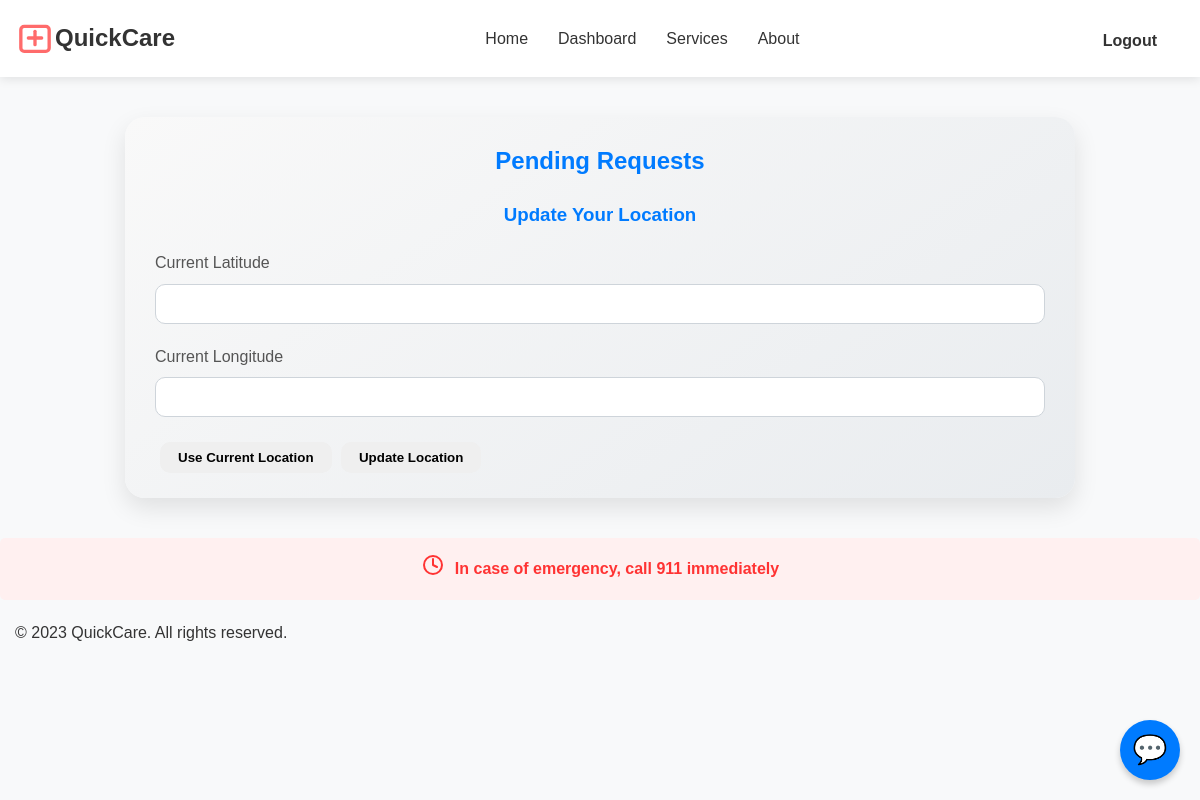
The page /requests_page (signed in) on the database as committed earlier.
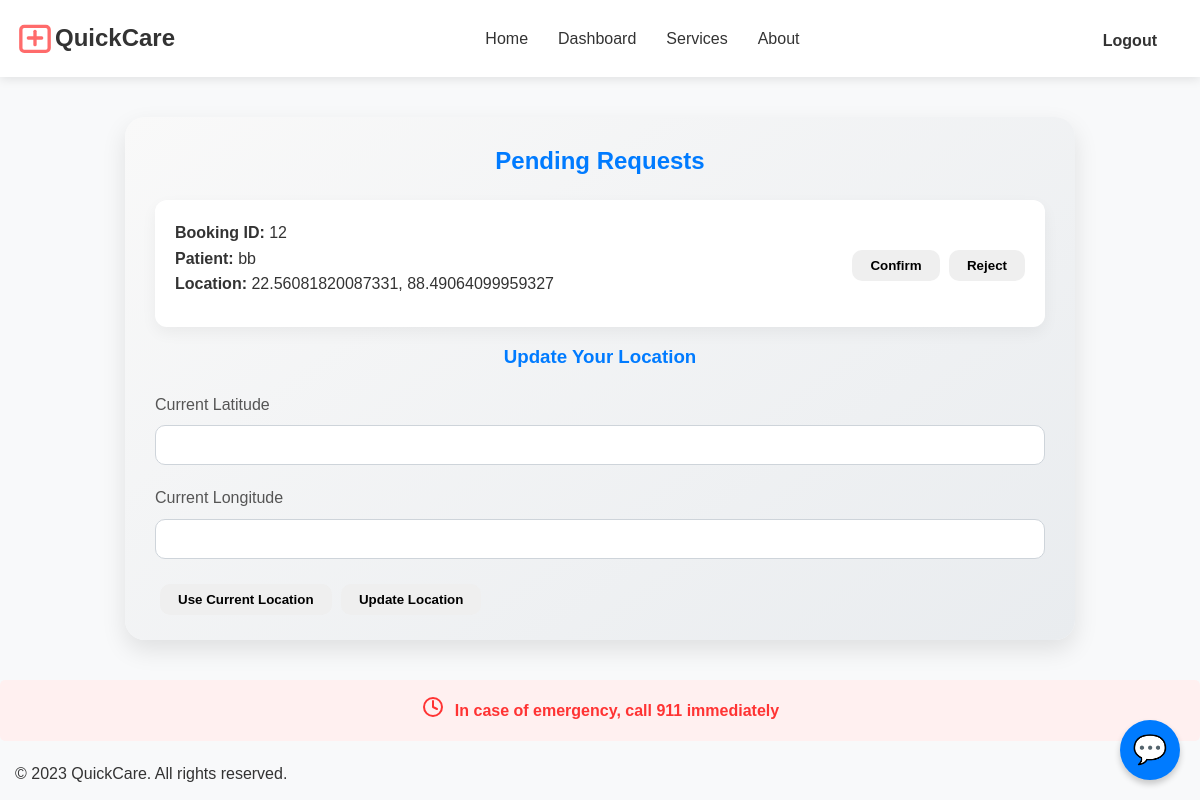
The same page on the database as committed later.
### models.py (models this page shows)
class Booking(db.Model):
    id = db.Column(db.Integer, primary_key=True)
    patient_id = db.Column(db.Integer, db.ForeignKey('user.id'), nullable=False)
    ambulance_id = db.Column(db.Integer, db.ForeignKey('ambulance.id'), nullable=False)
    status = db.Column(db.String(10), default='pending')  # 'pending', 'confirmed', 'rejected', 'completed'
    patient_lat = db.Column(db.Float, nullable=False)
    patient_lng = db.Column(db.Float, nullable=False)
    timestamp = db.Column(db.DateTime, nullable=False)
    patient = db.relationship('User', backref='bookings')
    ambulance = db.relationship('Ambulance', backref='bookings')

class User(db.Model, UserMixin):
    id = db.Column(db.Integer, primary_key=True)
    username = db.Column(db.String(150), unique=True, nullable=False)
    email = db.Column(db.String(150), unique=True, nullable=False)
    password_hash = db.Column(db.String(128), nullable=False)
    user_type = db.Column(db.String(10), nullable=False)  # 'patient' or 'driver'
    lat = db.Column(db.Float)  # Current latitude, for drivers mainly
    lng = db.Column(db.Float)  # Current longitude

### app.py (the view, shortened to what this page needs)
@app.route('/requests_page', methods=['GET', 'POST'])
@login_required
def requests_page():
    if current_user.user_type != 'driver':
        return redirect(url_for('ambulance_page'))
    ambulance = Ambulance.query.filter_by(driver_id=current_user.id).first()
    if not ambulance:
        flash('No ambulance assigned.', 'danger')
        return redirect(url_for('index'))
    requests_list = Booking.query.filter_by(ambulance_id=ambulance.id, status='pending').all()
    update_form = UpdateLocationForm()
    return render_template('requests_page.html', requests=requests_list, update_form=update_form)

### forms.py (shortened to what this page needs)
class UpdateLocationForm(FlaskForm):
    lat = FloatField('Current Latitude', validators=[Optional()])
    lng = FloatField('Current Longitude', validators=[Optional()])
    submit = SubmitField('Update Location')

### app.py (called while the page is built)
@login_manager.user_loader
def load_user(user_id):
    return User.query.get(int(user_id))

### templates/requests_page.html (shortened to what this page needs)
{% extends "layout_quickcare.html" %}
{% block content %}
<div class="requests-container">
    <h2>Pending Requests</h2>
    <ul class="request-list">
        {% for request in requests %}
            <li class="request-item">
                <div class="request-info">
                    <strong>Booking ID:</strong> {{ request.id }} <br>
                    <strong>Patient:</strong> {{ request.patient.username }} <br>
                    <strong>Location:</strong> {{ request.patient_lat }}, {{ request.patient_lng }}
                </div>
                <div class="request-buttons">
                    <form action="{{ url_for('confirm_booking', booking_id=request.id) }}" method="POST" style="display:inline;">
                        <button type="submit" class="btn btn-success">Confirm</button>
                    </form>
                    <form action="{{ url_for('reject_booking', booking_id=request.id) }}" method="POST" style="display:inline;">
                        <button type="submit" class="btn btn-danger">Reject</button>
                    </form>
                </div>
            </li>
        {% endfor %}
    </ul>
    <h3>Update Your Location</h3>
    <form method="POST" id="locationForm">
        <div class="form-group">
            {{ update_form.lat.label }} {{ update_form.lat(class="form-control", id="driver_lat") }}
        </div>
        <div class="form-group">
            {{ update_form.lng.label }} {{ update_form.lng(class="form-control", id="driver_lng") }}
        </div>
        <button type="button" class="btn btn-secondary" id="useLocationBtn">Use Current Location</button>
        {{ update_form.submit(class="btn btn-primary") }}
    </form>
</div>
{% include "chat_widget.html" %}
{% endblock %}

### templates/layout_quickcare.html (shortened to what this page needs)
<!DOCTYPE html>
<html lang="en">
<head>
    <link rel="stylesheet" href="{{ url_for('static', filename='css/quickcare.css') }}">
</head>
<body>
    <header class="header">
        <div class="container">
            <nav class="navbar">
                <a href="{{ url_for('index') }}" class="logo">
                    <span class="logo-text">QuickCare</span>
                </a>
                <ul class="nav-links">
                    <li><a href="{{ url_for('index') }}">Home</a></li>
                    {% if current_user.is_authenticated %}
                        <li><a href="{{ url_for('dashboard') }}">Dashboard</a></li>
                    {% endif %}
                    <li><a href="{{ url_for('services') }}">Services</a></li>
                    <li><a href="{{ url_for('about') }}">About</a></li>
                </ul>
                <div class="auth-buttons">
                    {% if current_user.is_authenticated %}
                        <a href="{{ url_for('logout') }}" class="btn btn-login">Logout</a>
                    {% else %}
                        <a href="{{ url_for('login') }}" class="btn btn-login">Login</a>
                        <a href="{{ url_for('register') }}" class="btn btn-register">Register</a>
                    {% endif %}
                </div>
            </nav>
        </div>
    </header>
    <main>
        <div class="container">
            {% block content %}{% endblock %}
        </div>
    </main>
    <div class="emergency-banner">
        <div class="emergency-icon">
            <svg width="24" height="24" viewBox="0 0 24 24" fill="none" xmlns="http://www.w3.org/2000/svg">
                <path d="M12 6V12L16 14" stroke="#ff3333" stroke-width="2" stroke-linecap="round" stroke-linejoin="round"/>
                <circle cx="12" cy="12" r="9" stroke="#ff3333" stroke-width="2"/>
            </svg>
        </div>
        In case of emergency, call 911 immediately
    </div>
    <footer>
        <div class="container">
            <p>&copy; {{ current_year|default("2023") }} QuickCare. All rights reserved.</p>
        </div>
    </footer>
</body>
</html>

### templates/chat_widget.html (shortened to what this page needs)
<div id="chat-icon">💬</div>

### static/css/quickcare.css (style rules this page uses)
* { margin: 0; padding: 0; box-sizing: border-box; }
body { font-family: 'Arial', sans-serif; background-color: #f8f9fa; color: #333; line-height: 1.6; }
.container { width: 100%; max-width: 1200px; margin: 0 auto; padding: 0 15px; }
.header { background-color: #fff; box-shadow: 0 2px 10px rgba(0, 0, 0, 0.1); position: sticky; top: 0; z-index: 100; }
.navbar { display: flex; justify-content: space-between; align-items: center; padding: 15px 0; }
.logo { display: flex; align-items: center; text-decoration: none; }
.logo-text { font-size: 24px; font-weight: bold; color: #333; }
.nav-links { display: flex; list-style: none; }
.nav-links li { margin-left: 30px; }
.nav-links a { text-decoration: none; color: #333; font-weight: 500; transition: color 0.3s; }
.auth-buttons { display: flex; }
.btn { display: inline-block; padding: 10px 20px; border-radius: 5px; text-decoration: none; font-weight: 500; transition: all 0.3s; cursor: pointer; border: none; }
.btn-login { background-color: transparent; color: #333; margin-right: 10px; }
.form-group { margin-bottom: 20px; }
.form-group label { display: block; margin-bottom: 8px; font-weight: 500; color: #555; }
.form-control { width: 100%; padding: 12px 15px; border: 1px solid #ddd; border-radius: 5px; font-size: 16px; transition: border-color 0.3s; }
.emergency-banner { background-color: #fff0f0; padding: 15px; text-align: center; border-radius: 5px; margin: 20px 0; display: flex; align-items: center; justify-content: center; color: #ff3333; font-weight: 600; }
.emergency-icon { margin-right: 10px; }

### templates/requests_page.html (style rules this page uses)
.requests-container { max-width: 950px; margin: 40px auto; padding: 25px 30px; background: linear-gradient(145deg, #f9f9f9, #e9ecef); border-radius: 20px; box-shadow: 0 10px 25px rgba(0,0,0,0.1); font-family: 'Arial', sans-serif; animation: fadeIn 1s ease-in-out; }
h2, h3 { color: #007bff; margin-bottom: 20px; font-weight: 700; text-align: center; }
.request-list { list-style: none; padding: 0; }
.request-item { background-color: #ffffff; padding: 20px; margin-bottom: 15px; border-radius: 12px; box-shadow: 0 6px 15px rgba(0,0,0,0.05); display: flex; justify-content: space-between; align-items: center; flex-wrap: wrap; transition: transform 0.3s, box-shadow 0.3s; animation: slideUp 0.5s ease forwards; }
.request-info { margin-bottom: 10px; font-size: 16px; }
.btn { margin-left: 5px; margin-top: 5px; padding: 8px 18px; border-radius: 10px; font-weight: 600; transition: all 0.3s; cursor: pointer; }
.form-group { margin-bottom: 20px; }
.form-control { width: 100%; padding: 10px 15px; border-radius: 10px; border: 1px solid #ced4da; font-size: 16px; transition: all 0.3s; }

### templates/chat_widget.html (style rules this page uses)
#chat-icon { position: fixed; bottom: 20px; right: 20px; background: #007bff; color: white; border-radius: 50%; width: 60px; height: 60px; display: flex; align-items: center; justify-content: center; font-size: 28px; cursor: pointer; box-shadow: 0 4px 6px rgba(0,0,0,0.2); z-index: 2147483647 !important; }

Rows that differ between the two databases and show on the page:
added Booking: id "12", patient.username "bb", patient_lat "22.56081820087331", patient_lng "88.49064099959327"
